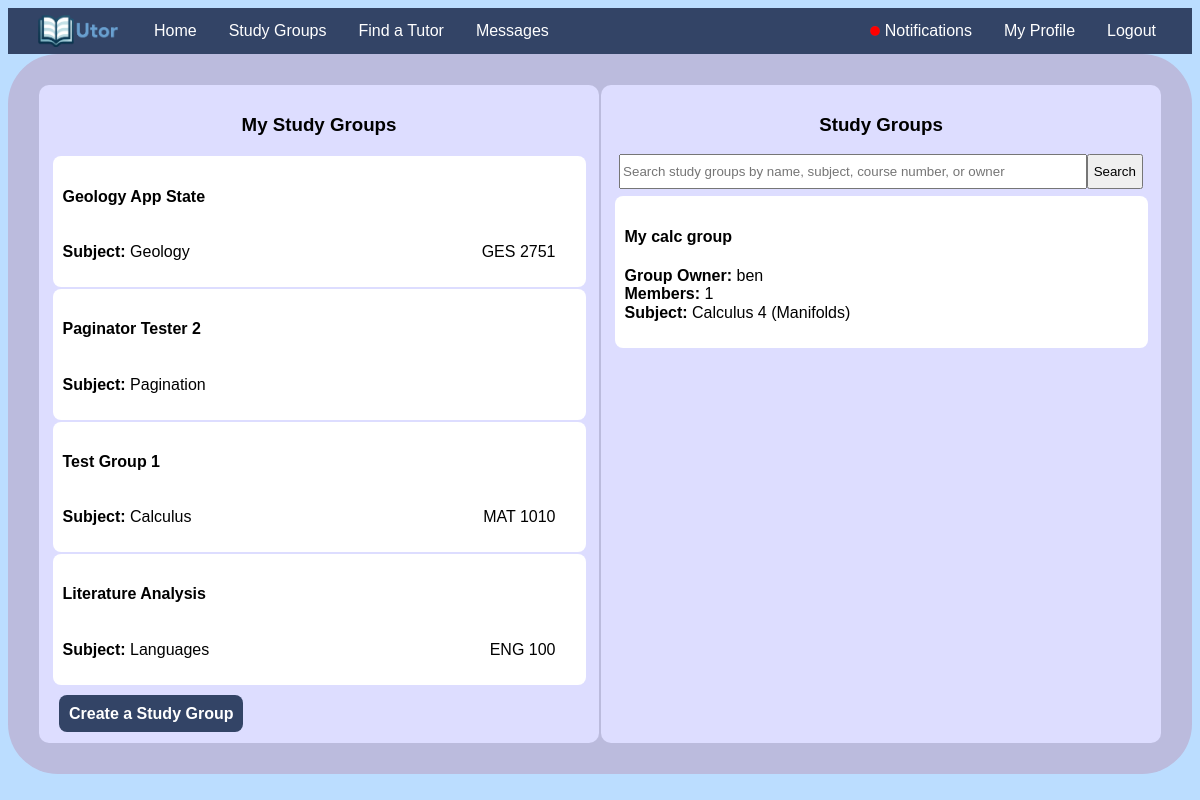
The page /groups/ (signed in) on the database as committed earlier.
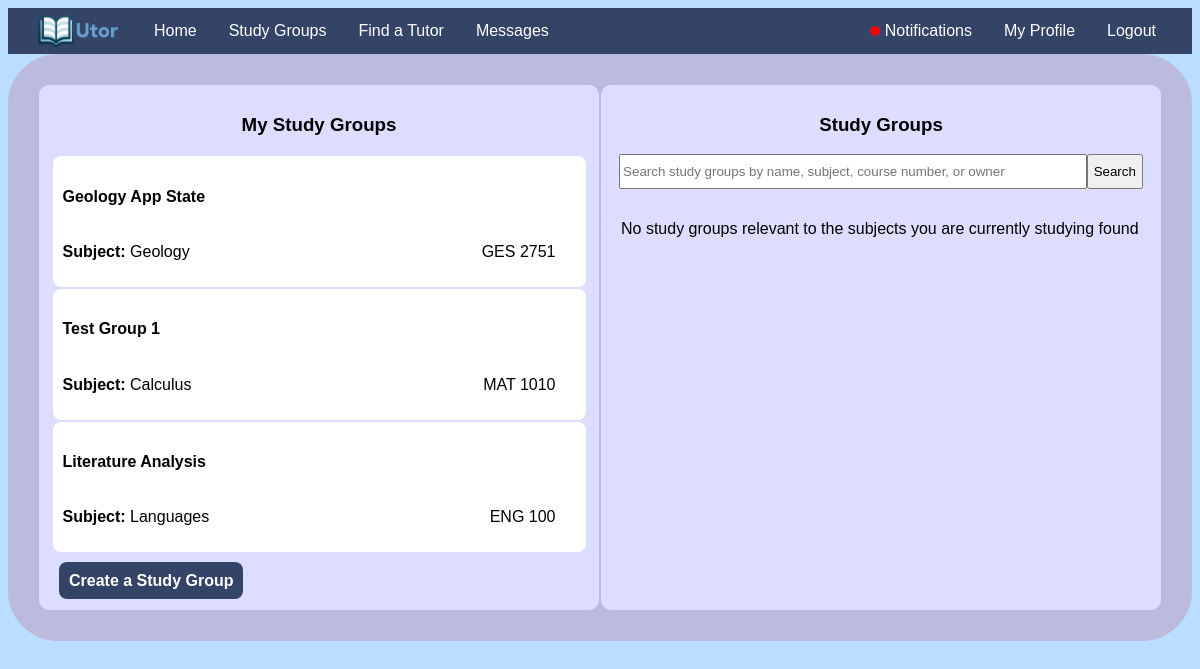
The same page on the database as committed later.
### main/models.py (models this page shows, shortened)
class StudyGroup(models.Model):
    owner = models.ForeignKey(User, on_delete=models.CASCADE, related_name="owned_studygroups")
    university = models.ForeignKey(University, on_delete=models.CASCADE)
    user_list = models.ManyToManyField(User)
    requests = models.ManyToManyField(User, related_name="requests_set")
    invitations = models.ManyToManyField(User, related_name="invitations_set")
    name = models.CharField(max_length=100)
    subject = models.CharField(max_length=100)
    description = models.TextField(null=True, blank=True)
    course = models.CharField(max_length=10, null=True, blank=True)

class User(AbstractUser):
    tutor_subjects = models.TextField(null=True)
    student_subjects = models.TextField(null=True)
    university = models.ForeignKey(University, on_delete=models.PROTECT, null=True, blank=True)
    bio = models.TextField(default="This user hasn't set their bio")
    is_verified = models.BooleanField(default=False)
    email_key = models.CharField(max_length=50, unique=True)
    tutoring_enabled = models.BooleanField(default=False)
    tutoring_pay = models.DecimalField(null=True, decimal_places=2, max_digits=4, default=0.00)
    average_rating = models.DecimalField(null=True, decimal_places=2, max_digits=3, default=0.00)
    zip_code = models.IntegerField(null=True, default=28607)
    def get_student_subjects(self):
        return json.loads(self.student_subjects or "[]")
    def has_notifications(self):
        return bool(Notification.objects.filter(user=self))
    def num_notifications(self):
        return len(Notification.objects.filter(user=self))

### main/misc_utils.py (the view)
    def wrapper(request, *args, **kwargs):
        if not request.user.is_authenticated:
            return redirect("login")
        return target(request, *args, **kwargs)

### main/misc_utils.py (called while the page is built)
def ensure_authenticated(target):
    def wrapper(request, *args, **kwargs):
        if not request.user.is_authenticated:
            return redirect("login")
        return target(request, *args, **kwargs)
    return wrapper

### main/templates/study_groups.html (shortened to what this page needs)
{% extends 'base.html' %}
{% block content %}
<div class="outer">
  <div class="sidebyside">
    <div class="innersidebyside">
      <div class="center text-center">
        <h3>My Study Groups</h3>
      </div>
      <div class="grouplist">
      {% if my_groups %}
        {% for group in my_groups %}
        <a href="{% url 'view_group' group.id %}" class="biglink">
        <div class="cardlist">
          <h4>{{ group.name }}</h4>
          <div style="display: flex; flex-direction: horizontal;">
            <div style="width: 80%;">
              <p><strong>Subject: </strong>{{ group.subject }}</p>
            </div>
            <div style="width: 20%; text-align: right; margin-right: 20px;">
              {% if group.course %}
              <p>{{ group.course }}</p>
              {% endif %}
            </div>
          </div>
        </div>
        </a>
        {% endfor %}
      {% else %}
      <div style="margin: 10px;">
        <p>You don't belong to any study groups :(</p>
      </div>
      {% endif %}
      </div>
      <div style="margin: 10px; margin-top: 20px;">
        <a class="anchorbutton" style="" href="{% url 'create_study_group' %}">Create a Study Group</a>
      </div>
    </div>
    <div class="innersidebyside">
      <div class="center text-center">
        <h3>Study Groups</h3>
      </div>
      <div style="margin-bottom: 5px;">
        <form style="width: 97%; margin: auto;" class="miniform" action="{% url 'study_groups' %}" method="GET">
          <input class="text-input" type="text" name="search" placeholder="Search study groups by name, subject, course number, or owner" required />
          <input class="submit-button" type="submit" value="Search" />
        </form>
      </div>
      <div class="grouplist">
      {% if rec_groups %}
        {% for group in rec_groups %}
        <a href="{% url 'view_group' group.id %}" class="biglink">
        <div class="cardlist">
          <h4>{{ group.name }}</h4>
          <span><strong>Group Owner: </strong>{{ group.owner.username }}</span>
          <br/>
          <span><strong>Members: </strong>{{ group.user_list.count }}</span>
          <div style="display: flex; flex-direction: horizontal; margin-top: -15px;">
            <div style="width: 80%;">
              <p><strong>Subject: </strong>{{ group.subject }}</p>
            </div>
            <div style="width: 20%; text-align: right; margin-right: 20px;">
            </div>
          </div>
        </div>
        </a>
        {% endfor %}
      {% else %}
      <div style="margin: 10px;">
        {% if search %}
        <p>No search results found</p>
        {% else %}
        <p>No study groups relevant to the subjects you are currently studying found</p>
        {% endif %}
      </div>
      {% endif %}
      </div>
      <div class="pagination">
      </div>
    </div>
  </div>
</div>
{% endblock %}

Rows that differ between the two databases and show on the page:
removed StudyGroup: name "Paginator Tester 2", subject "Pagination", shown under "My Study Groups"
removed StudyGroup: name "My calc group", owner.username "ben", user_list.count "1", subject "Calculus 4 (Manifolds)", shown under "Study Groups"
Other text that changed with them:
text now shown: "No study groups relevant to the subjects you are currently studying found"
